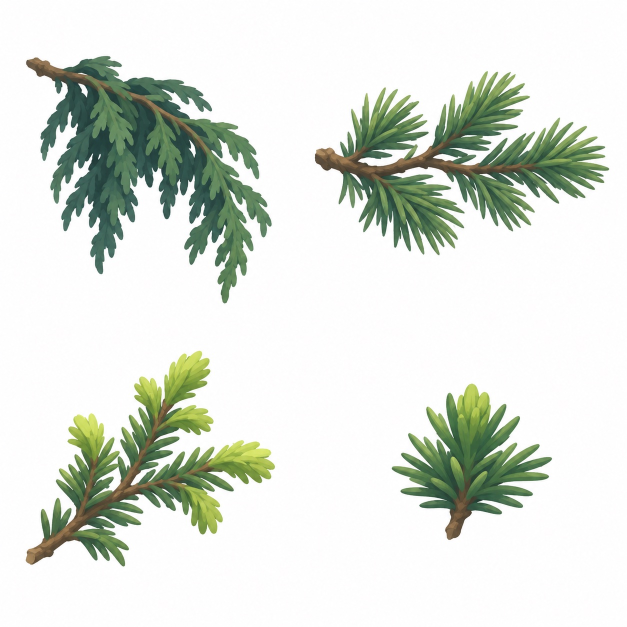
#> input picture assets/gpt-expansion/source/sheet-01-conifer-sprays.jpg, 1254 x 1254 px (shown at 1/2 size); its folder holds 8 pictures in this run
$ python process_sprays_ground.py
#> lines starting #> are read from the running program, lines starting #| are printed output that depends on the picture; after the words box and inside, x2 and y2 are one past the last pixel; in counts of white or black regions, pixels touching at a corner belong together
#> in sheet_alpha, im is the input picture: PIL image 1254x1254 RGB; mean R, G, B 221, 226.4, 218.3
#!/usr/bin/env python3
"""Process GPT expansion sheets 01/02/06 (sprays, cutout) and 03/04/05
(ground textures + lava). Cutout method = the proven icons pipeline:
border flood fill + rembg isnet-general-use gate + despill, alpha
binarised. Snow sheet uses a segmentation-union mode so white snow
on a white background survives. Ground: quadrant crops, baked-light
flattening, half-roll crossfade tiling, seam metric, 2x2 previews.
Lava: albedo (cracks deepened) + emissive mask from the orange cracks.
"""
import json, sys
from collections import deque
from pathlib import Path
import numpy as np
from PIL import Image
from scipy import ndimage

HERE = Path(__file__).resolve().parent
ROOT = HERE.parent
SRC = ROOT / "source"

def flood_background(rgb, thresh=238):
#> called with thresh = 238
    near_white = rgb.min(axis=2) >= thresh
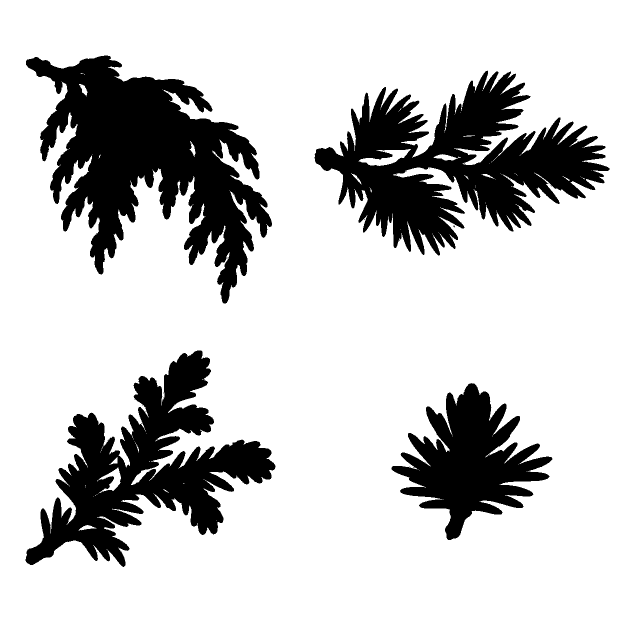
#> near_white: shape (1254, 1254) bool (shown at 1/2 size); 78.7% white; 35 black regions (31 under 20 px), largest, box (x1, y1, x2, y2) and area: (52, 111, 544, 607) 109848, (629, 141, 1219, 511) 97716, (51, 701, 551, 1134) 80677, (783, 766, 1105, 1080) 45921
    h, w = near_white.shape
#> h = 1254; w = 1254
    bg = np.zeros((h, w), dtype=bool)
    dq = deque()
    for x in range(w):
        for y in (0, h - 1):
            if near_white[y, x] and not bg[y, x]:
                bg[y, x] = True; dq.append((y, x))
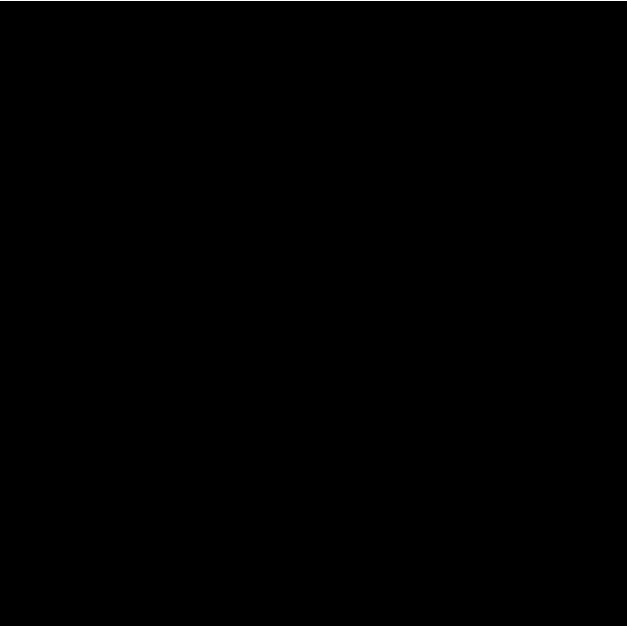
#> bg: shape (1254, 1254) bool (shown at 1/2 size); 0.16% white in thin lines or dots
    for y in range(h):
        for x in (0, w - 1):
            if near_white[y, x] and not bg[y, x]:
                bg[y, x] = True; dq.append((y, x))
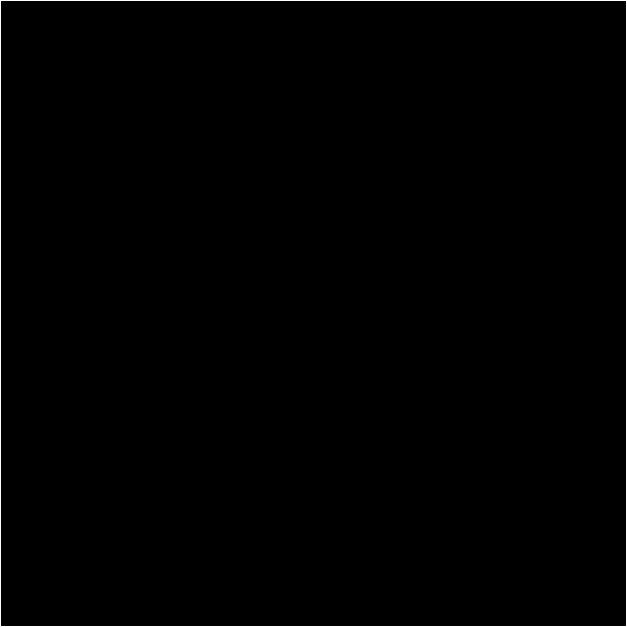
#> bg: shape (1254, 1254) bool (shown at 1/2 size); 0.32% white in thin lines or dots
    while dq:
        y, x = dq.popleft()
        for ny, nx in ((y-1, x), (y+1, x), (y, x-1), (y, x+1)):
            if 0 <= ny < h and 0 <= nx < w and near_white[ny, nx] and not bg[ny, nx]:
                bg[ny, nx] = True; dq.append((ny, nx))
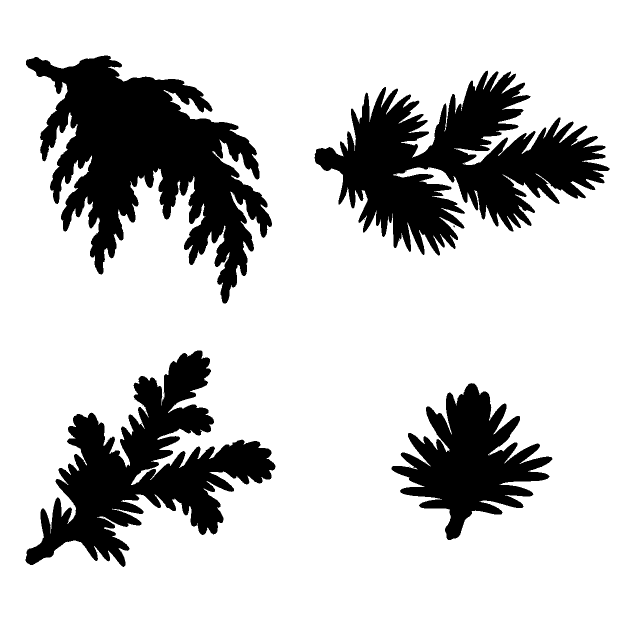
#> bg: shape (1254, 1254) bool (shown at 1/2 size); 78.5% white; 31 black regions (27 under 20 px), largest, box (x1, y1, x2, y2) and area: (52, 111, 544, 607) 110262, (629, 141, 1219, 511) 100000, (51, 701, 551, 1134) 81975, (783, 766, 1105, 1080) 45950
    return bg

# [13 lines left out: function despill, not called in this run]

_SEG = {}
def seg_alpha(fname):
    if fname not in _SEG:
        from rembg import new_session, remove
        if "session" not in _SEG: _SEG["session"] = new_session("isnet-general-use")
        im = Image.open(SRC / fname).convert("RGB")
        out = remove(im, session=_SEG["session"])
        _SEG[fname] = np.asarray(out)[:, :, 3]
    return _SEG[fname]

def sheet_alpha(fname, mode="gate"):
    im = Image.open(SRC / fname).convert("RGB")
    rgb = np.asarray(im).astype(np.uint8)
    bg = flood_background(rgb)
    alpha = np.where(bg, 0, 255).astype(np.uint8)
    seg = seg_alpha(fname)
    if mode == "gate":
        gated = (alpha > 0) & (seg < 32)
        alpha = np.where(gated, 0, alpha).astype(np.uint8)
        stats = {"seg_gated_px": int(gated.sum())}
    else:  # seg-union: keep confident segmentation foreground even where
        # the flood fill reached it (snow on white)
        union = (alpha > 0) | (seg >= 128)
        alpha = np.where(union, 255, 0).astype(np.uint8)
        stats = {"seg_union_added_px": int(((alpha > 0) & bg).sum())}
    n = despill(rgb, alpha)
    stats["despill_px"] = n
    return Image.fromarray(np.dstack([rgb, alpha]), "RGBA"), stats

# [25 lines left out: function cut_quadrants, not called in this run]

# ---------------- sprays ----------------
SPRAYS = [
    ("sheet-01-conifer-sprays.jpg", "gate", ["conifer-cedar", "conifer-pine", "conifer-young", "conifer-tip"]),
    ("sheet-02-snow-sprays.jpg", "seg-union", ["snow-conifer", "snow-broadleaf", "snow-shrub", "snow-icicle"]),
    ("sheet-06-shore-plants.jpg", "gate", ["reed", "lily", "dry-shrub", "palm-frond"]),
]
report = {"sprays": {}}
for fname, mode, names in SPRAYS:
#> (the run stopped early here; a loop or call above may not have finished)
